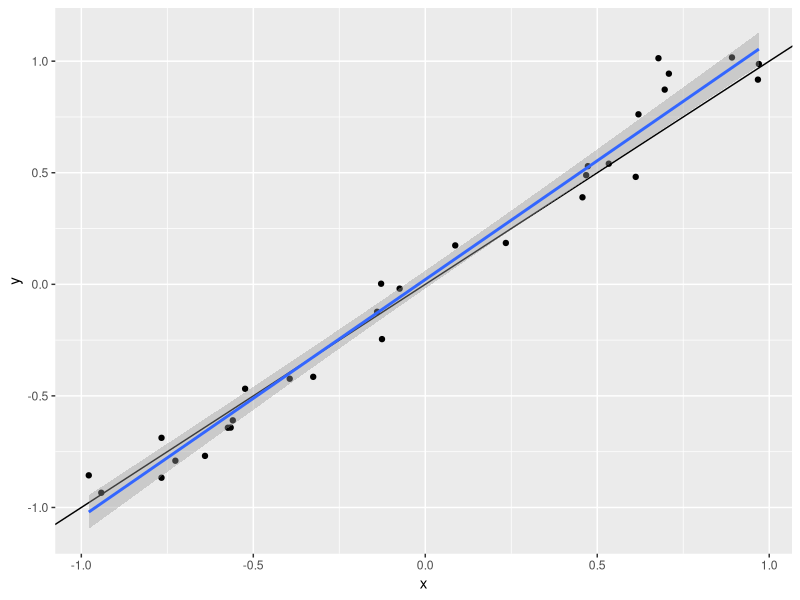
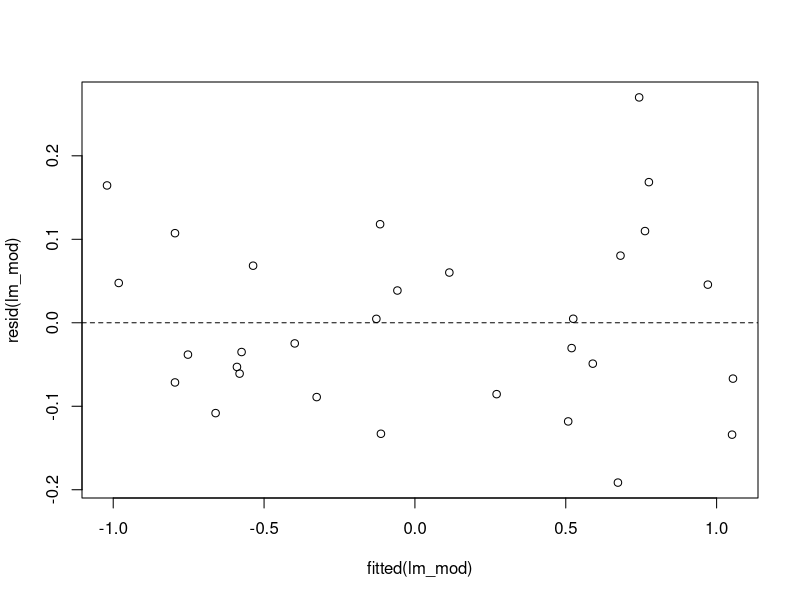
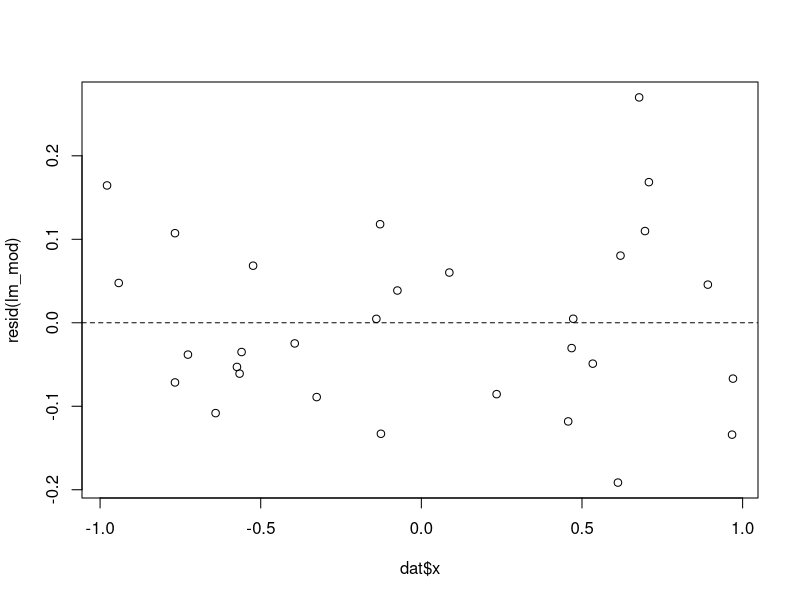
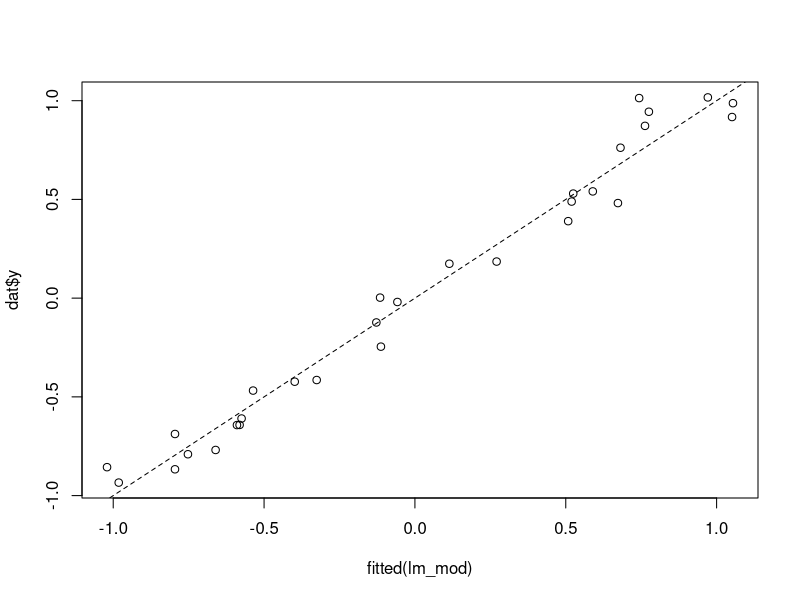

R code for these plots, in order: (Note: this script raises an error after producing the figures.)
library(tidyverse)
## 1. Parametric statistical model

# simulate a normally distributed random variable (y) with a linear predictor (x)

# n = 20 (samples)
n = 30
# parameters of linear predictor
intercept = 0
slope = 1

x <- runif(n = n, min = -1, max = 1)
y <- rnorm(n = n, mean = intercept + slope * x, 
           sd = 0.1)

# combine for plotting
dat <- tibble(x = x, y = y)

# visualise
ggplot() + 
  geom_point(data = dat, 
             aes(x = x, y = y)) + 
  # plot known (true) relationship
  geom_abline(intercept = intercept,
              slope = slope) +
  # plot relationship estimated with linear regression
  stat_smooth(data = dat,
              aes(x = x, y = y),
              method = 'lm')

# fit model so as we can inspect estimated parameters
lm_mod <- lm(y ~ x, data = dat)
summary(lm_mod)

# visual inspection of residuals and fit
plot(fitted(lm_mod), resid(lm_mod));abline(h = 0, lty = 2)
plot(dat$x, resid(lm_mod));abline(h = 0, lty = 2)
plot(fitted(lm_mod), dat$y);abline(c(0,1), lty = 2)


## 2. Nonparametric statistical model
## demonstrate regularisation

n = 20
x1 <-  runif(n = n, min = -1, max = 1)
# x2 <- runif(n = n, min = -1, max = 1)
# x3 <- runif(n = n, min = -1, max = 1)
intercept = 0
beta1 <- 1
beta2 <- 1.2
beta3 <- -1.2

# true relationship: 3rd order polynomial
# known functional form
ytrue <- intercept + 
  beta1 * x1 +
  beta2 * x1^2 + 
  beta3 * x1^3

# add some noise (error) to the relationship
y01 <- ytrue + rnorm(n = n, mean = 0, sd = 0.1)
# more noise
y1 <- ytrue + rnorm(n = n, mean = 0, sd = 1)

# combine for plotting
dat2 <- tibble(x1 = x1,
               x2 = x2, 
               x3 = x3,
               ytrue = ytrue,
               y01 = y01,
               y1 = y1)

# visualise
ggplot() + 
  geom_point(data = dat2, 
             aes(x = x1, y = y01, colour = 'sd = 0.1')) +
  geom_point(data = dat2,
             aes(x = x1, y = y1, colour = 'sd = 1')) +
  geom_line(data = dat2, 
             aes(x = x1, y = ytrue)) +
  # estimate known functional form
  stat_smooth(data = dat2,
              aes(x = x1, y = y01, colour = 'sd = 0.1'),
              formula = y ~ poly(x, 3),
              method = 'lm', se = FALSE) +
  stat_smooth(data = dat2,
              aes(x = x1, y = y1, colour = 'sd = 1'),
              formula = y ~ poly(x, 3),
              method = 'lm', se = FALSE) +
  # estimate unknown functional form (with regularisation)
  stat_smooth(data = dat2,
              aes(x = x1, y = y01, colour = 'sd = 0.1'),
              method = 'gam', se = T, lty = 2,
              formula = y ~ s(x, bs = 'cs')) +
  stat_smooth(data = dat2,
              aes(x = x1, y = y1, colour = 'sd = 1'),
              method = 'gam', se = T, lty = 2,
              formula = y ~ s(x, bs = 'cs')) +
  scale_colour_manual(values = c('sd = 0.1' = '#1b9e77',
                                 'sd = 1' = '#7570b3'))

library(mgcv)
